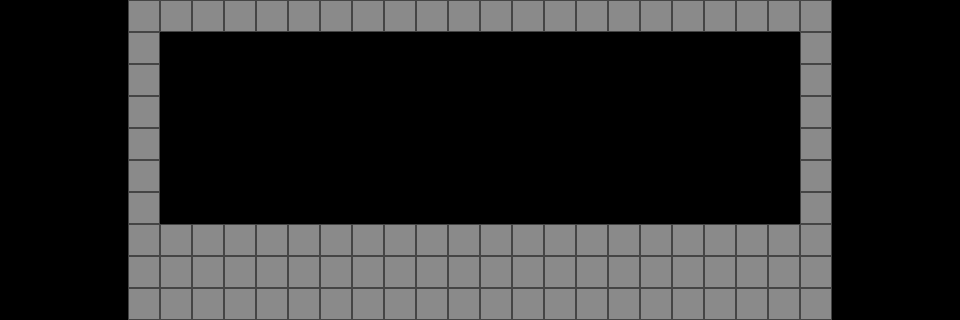

A 2D game scene composited from a Tiled map and its tileset images. What follows is a short description and the map's XML, with each tile layer's data collapsed to a summary:
An orthogonal 30x10 tile map with 32x32 px tiles, 1 tile layer (foreground), 1 hidden layer not drawn, 2 tilesets and 7 objects (4x Collision, 3x Object).

<map version="1.0" orientation="orthogonal" width="30" height="10" tilewidth="32" tileheight="32">
 <tileset firstgid="1" source="tilesets/Simple.tsx" />
 <tileset firstgid="2" source="tilesets/regiondef.tsx" />
 <layer name="foreground" width="30" height="10">
  <data>[300 cells, 100 non-empty, 1 distinct tile ids]</data>
 </layer>
 <objectgroup name="objects" width="30" height="10">
  <object name="Player" type="Object" x="480" y="96" width="32" height="32" />
  <object name="Switch" type="Object" x="672" y="192" width="32" height="32" />
  <object name="Door" type="Object" x="224" y="160" width="64" height="64" />
 </objectgroup>
 <objectgroup name="collision_zones" width="30" height="10">
  <object type="Collision" x="160" y="224" width="640" height="96" />
  <object type="Collision" x="128" y="0" width="32" height="320" />
  <object type="Collision" x="160" y="0" width="640" height="32" />
  <object type="Collision" x="800" y="0" width="32" height="320" />
 </objectgroup>
 <layer name="collision" width="30" height="10" visible="0">
  <data>[300 cells, 100 non-empty, 1 distinct tile ids]</data>
 </layer>
</map>